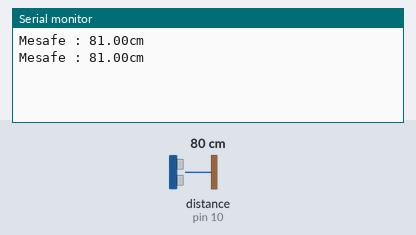
Recording of a sketch running on a simulated Arduino Uno, built with avr-gcc and run on an emulated ATmega328P. On the bench: the last lines printed to the serial monitor. Inputs (shaded band) come from the test bench; at power-on: distance to the obstacle (sensor on pin 10) 80 cm. The echo pulse lasts 58.3 µs per cm.

Above: at 1.8 s.
1.9 s: distance to the obstacle (sensor on pin 10) set to 2 cm
At 2.8 s:
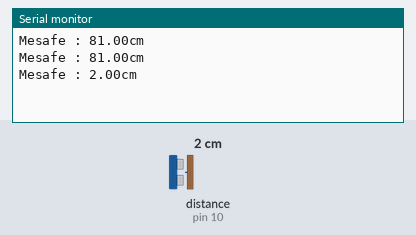
3.4 s: distance to the obstacle (sensor on pin 10) set to 4 cm
At 4.8 s:
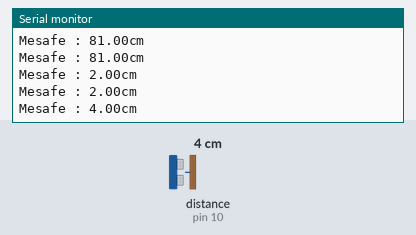
Timing chart, 0 to 6.4 s (numbered marks = the images above; inputs shaded):
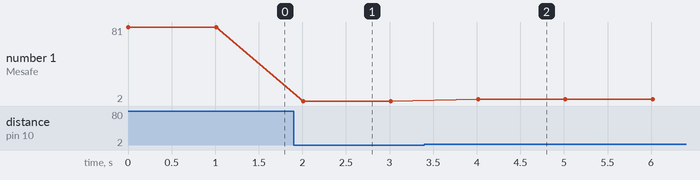

The sketch:

HC-SR04.ino
```cpp
#include <NewPing.h>    //Kütüphane dahil edildi.

#define maxMesafe 400   //max mesafeyi belirtildi
#define trig 9    //trigger pini belirtildi
#define echo 10   //echo pini belirtildi

float sure, mesafe;

//sensöre bilgi verildi ve sonar isminde değişke tanımlandı
NewPing sonar(trig, echo, maxMesafe);

void setup()
{
  Serial.begin(9600);    //Serial Port başlatıldı
  pinMode(echo, INPUT);   //echo pininden ses dalgaları algılanacak
  pinMode(trig, OUTPUT);  //trig pininden ses dalgaları salınacak
}

void loop()
{
  mesafe = sonar.ping_cm();  //sonar'a fonksiyon ile cm cinsinden değer alındı
  Serial.println("Mesafe : " + String(mesafe)+ "cm");   //Serial Port'a değer yazdırıldı
  delay(1000);    //1sn bekleme
}
```

Measured:
- after the input at 1.9 s, the serial monitor: prints a new line after 0.11 s (image 1)
- after the input at 3.4 s, the serial monitor: prints a new line after 0.61 s (image 2)
- plotted number 1: 81 → 2 after the input at 1.9 s, 2 → 4 after the input at 3.4 s
